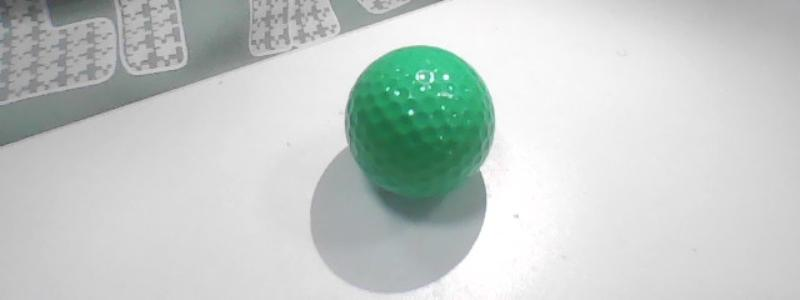
#> input picture gragh/stronglight_images/0_cropped.jpg, 800 x 300 px
$ python test8.py
#> lines starting #> are read from the running program, lines starting #| are printed output that depends on the picture; after the words box and inside, x2 and y2 are one past the last pixel; in counts of white or black regions, pixels touching at a corner belong together
#> in detect_color, img is the input picture: shape (300, 800, 3); mean B, G, R 200.1, 203.1, 195.5
import cv2
import numpy as np
def process(img):
    #CLAHE 直方图均衡化（应对光照不均）
    LAB = cv2.cvtColor(img, cv2.COLOR_BGR2LAB)
#> LAB: shape (300, 800, 3); mean of channels 0, 1, 2 206.6, 125, 128.9
    L, A, B = cv2.split(LAB)
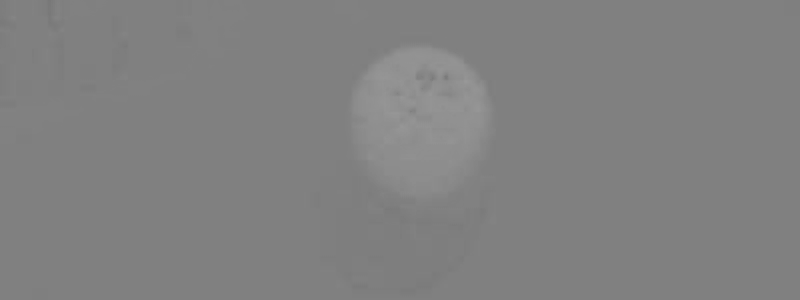
#> B: shape (300, 800); min 120, max 152, mean 128.9
    clahe = cv2.createCLAHE(clipLimit=3.0, tileGridSize=(8,8))
    L = clahe.apply(L)
    LAB = cv2.merge((L,A,B))
#> LAB: shape (300, 800, 3); mean of channels 0, 1, 2 188.9, 125, 128.9
    img = cv2.cvtColor(LAB, cv2.COLOR_LAB2BGR)
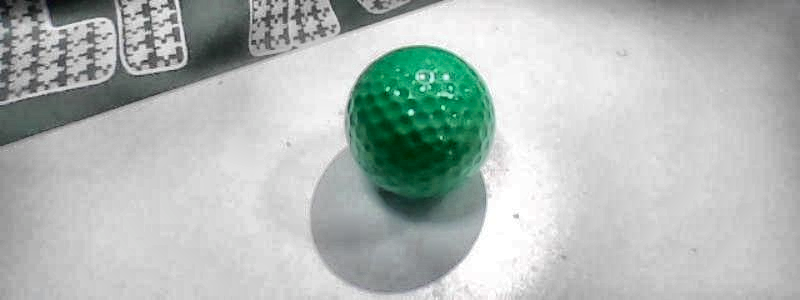
#> img: shape (300, 800, 3); mean B, G, R 181.9, 184.8, 177
    return img

def dynamicrange(img):
    #动态阈值调整
    hsv = cv2.cvtColor(img, cv2.COLOR_BGR2HSV)
    v = hsv[:,:,2]
    avgv = np.mean(v)

    # 根据平均亮度调整阈值
    if avgv < 80:   # 弱光环境
        imgv_adjust = -30
        imgs_adjust = -20
    elif avgv > 180: # 强光环境
        imgv_adjust = +50
        imgs_adjust = +20
    else:            # 正常光照
        imgv_adjust = 0
        imgs_adjust = 0

    color_range = {

        'red':
        {
            'rgb': ([(150, 255), (0, 120), (0, 120)]),
            'hsv': [(0, max(50+imgs_adjust,0), max(50+imgv_adjust,0), 15, 255, 255),
                (165, max(50+imgs_adjust,0), max(50+imgv_adjust,0), 180, 255, 255)]
        },
        'blue':
        {
            'rgb': ([(0, 120), (0, 120), (150, 255)]),
            'hsv': [(85, max(50+imgs_adjust,0), max(50+imgv_adjust,0), 130, 255, 255)]
        },
        'yellow':
        {
            'rgb': ([(180, 255), (180, 255), (0, 120)]),
            'hsv': [(20, max(50+imgs_adjust,0), max(50+imgv_adjust,0), 40, 255, 255)]
        },
        'green':
        {
            'rgb': ([(0, 120), (100, 255), (0, 120)]),
            'hsv': [(40, max(50+imgs_adjust,0), max(50+imgv_adjust,0), 90, 255, 255)]
        },
        'black':
        {
            'rgb': ([(0, 50+imgv_adjust), (0, 50+imgv_adjust), (0, 50+imgv_adjust)]),
            'hsv': [(0, 0, 0, 180, 255, 30+imgv_adjust)]
        },
        'white':
        {
            'rgb': ([(200, 255), (200, 255), (200, 255)]),
            'hsv': [(0, 0, max(200+imgv_adjust,0), 180, 30-imgs_adjust, 255)]
        }
    }
    return color_range
def detect_color(image_path):
    #读取图像
    img = cv2.imread(image_path)
    if img is None:
        return "Image not found"
    else:
        img = process(img)
    height, width = img.shape[:2]
#> height = 300; width = 800
    total_pixels = height * width
#> total_pixels = 240000

    #转换颜色空间
    hsv_img = cv2.cvtColor(img, cv2.COLOR_BGR2HSV)
#> hsv_img: shape (300, 800, 3); mean H, S, V 25.1, 18.7, 185.1
    rgb_img = cv2.cvtColor(img, cv2.COLOR_BGR2RGB)
    #将RGB图像分解为三个单通道矩阵
    r, g, b = cv2.split(rgb_img)
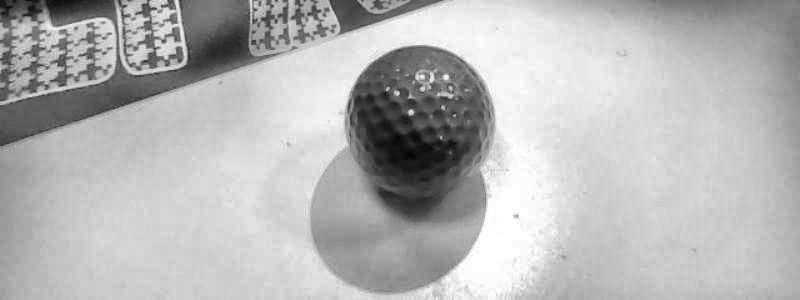
#> b: shape (300, 800); min 2, max 255, mean 181.9
    def RGB_cover(color):
        color_set = dynamicrange(img)
        ranges = color_set[color]['rgb']
        cover_r = cv2.inRange(r, ranges[0][0], ranges[0][1])
        cover_g = cv2.inRange(g, ranges[1][0], ranges[1][1])
        cover_b = cv2.inRange(b, ranges[2][0], ranges[2][1])
        cover = cv2.bitwise_and(cover_r, cv2.bitwise_and(cover_g, cover_b))
        #生成掩膜后进行去噪处理
        k1 = np.ones((5,5),np.uint8)
        cover = cv2.morphologyEx(cover,cv2.MORPH_CLOSE,k1)
        return cover

    #生成相应颜色的掩膜
    def HSV_cover(color):
        cover = np.zeros((height, width), dtype=np.uint8)
        color_set = dynamicrange(img)
        for range in color_set[color]['hsv']:
            lower = np.array([range[0], range[1], range[2]])
            upper = np.array([range[3], range[4], range[5]])
            cover = cv2.bitwise_or(cover, cv2.inRange(hsv_img, lower, upper))
            k1 = np.ones((5,5),np.uint8)
            cover = cv2.morphologyEx(cover,cv2.MORPH_CLOSE,k1)
        return cover

    # RGB检测
    max_rgb = {'count': 0, 'color': 'unknown'}
    color_set = dynamicrange(img)
#> in dynamicrange, `avgv = np.mean(v)`: avgv = 185.1
#> color_set = 6 items
    for color in color_set:
        cover = RGB_cover(color)
        count = cv2.countNonZero(cover)
        if count > max_rgb['count']:
            max_rgb = {'count': count, 'color': color}
#> this loop made 6 passes
#> (color, ranges in RGB_cover, count, max_rgb) on passes 4 to 6: ('green', [(0, 120), (100, 255), (0, 120)], 21255, {'count': 21255, 'color': 'green'}), ('black', [(0, 100), (0, 100), (0, 100)], 23853, {'count': 23853, 'color': 'black'}), ('white', [(200, 255), (200, 255), (200, 255)], 122004, {'count': 122004, 'color': 'white'})
#> (color, ranges in RGB_cover, count) on passes 1 to 3: ('red', [(150, 255), (0, 120), (0, 120)], 0), ('blue', [(0, 120), (0, 120), (150, 255)], 0), ('yellow', [(180, 255), (180, 255), (0, 120)], 0)
#> pass 1, in RGB_cover, `cover_r = cv2.inRange(r, ranges[0][0], ranges[0][1])`:
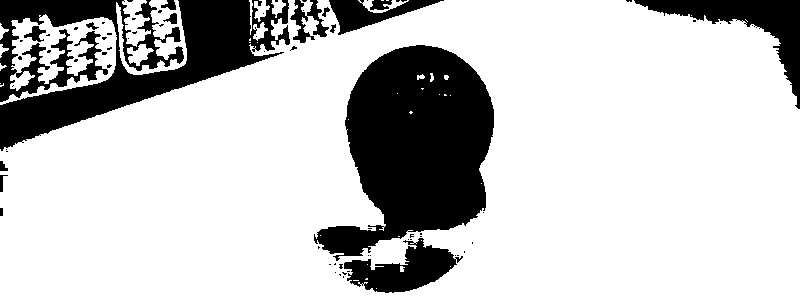
#> cover_r: shape (300, 800); 77.5% white; 73 black regions (57 under 20 px), largest, box (x1, y1, x2, y2) and area: (314, 45, 494, 261) 23695, (0, 0, 290, 151) 19235, (634, 0, 800, 109) 4524
#> pass 1, in RGB_cover, `cover_b = cv2.inRange(b, ranges[2][0], ranges[2][1])`:
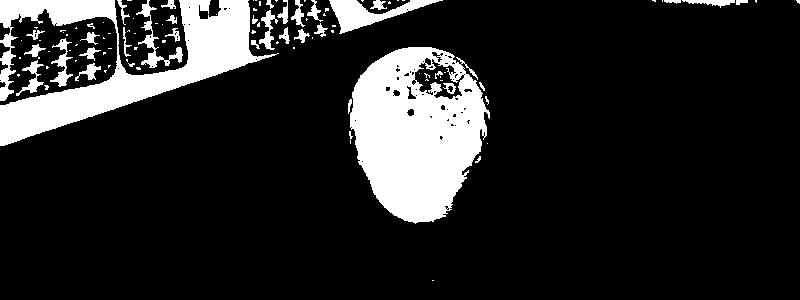
#> cover_b: shape (300, 800); 15.1% white; 106 white regions (70 under 20 px), largest, box (x1, y1, x2, y2) and area: (350, 47, 490, 224) 16721, (0, 0, 279, 146) 13714, (329, 0, 443, 34) 1433
#> after the loop:
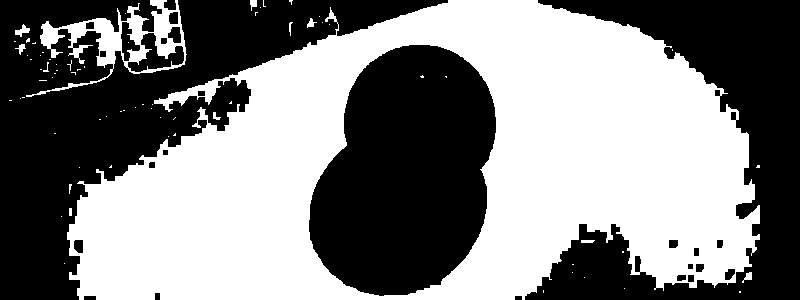
#> cover: shape (300, 800); 50.8% white; 26 black regions, largest, box (x1, y1, x2, y2) and area: (0, 0, 448, 300) 47852, (309, 45, 496, 296) 35243, (525, 0, 800, 300) 32403

    # HSV检测
    max_hsv = {'count': 0, 'color': 'unknown'}
    color_set = dynamicrange(img)
    for color in color_set:
        cover = HSV_cover(color)
        count = cv2.countNonZero(cover)
        if count > max_hsv['count']:
            max_hsv = {'count': count, 'color': color}
#> this loop made 6 passes
#> (color, count, max_hsv) on passes 2, 4, 5: ('blue', 8, {'count': 8, 'color': 'blue'}), ('green', 11397, {'count': 11397, 'color': 'green'}), ('black', 11629, {'count': 11629, 'color': 'black'})
#> (color, count) on passes 1, 3, 6: ('red', 0), ('yellow', 0), ('white', 7149)
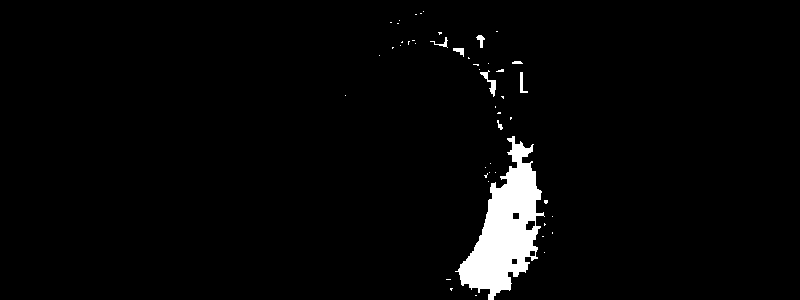
#> cover: shape (300, 800); 3% white; 48 white regions (40 under 20 px), largest, box (x1, y1, x2, y2) and area: (455, 136, 545, 300) 6590, (480, 70, 496, 97) 127, (520, 72, 528, 93) 73

    # 阈值判断（至少5%像素）
    min = total_pixels * 0.05
#> min = 12000
    RGB = max_rgb['color'] if max_rgb['count'] > min else 'unknown'
#> RGB = 'white'
    HSV = max_hsv['color'] if max_hsv['count'] > min else 'unknown'
#> HSV = 'unknown'
    return RGB, HSV

image_path = './gragh/stronglight_images/0_cropped.jpg'
RGB_RESULT, HSV_RESULT = detect_color(image_path)
#> RGB_RESULT = 'white'; HSV_RESULT = 'unknown'
print(f"RGB检测结果: {RGB_RESULT}")
#| RGB检测结果: white
print(f"HSV检测结果: {HSV_RESULT}")
#| HSV检测结果: unknown

$ run again, with gragh/stronglight_images/2_cropped.jpg copied over gragh/stronglight_images/0_cropped.jpg
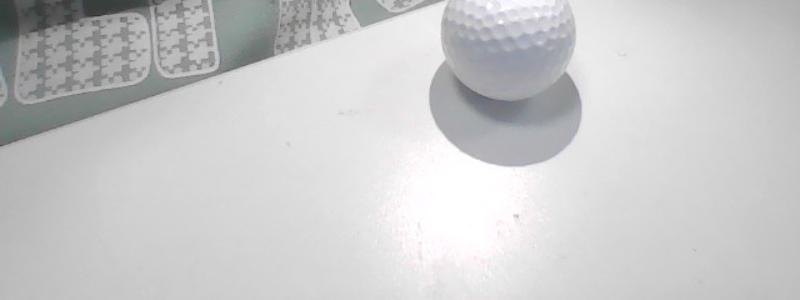
#> input picture gragh/stronglight_images/2_cropped.jpg, 800 x 300 px
#> in detect_color, img is the input picture: shape (300, 800, 3); mean B, G, R 202.7, 202.1, 201.9
#> hsv_img: shape (300, 800, 3); mean H, S, V 25.1, 2.8, 182.9
#> avgv = 182.9
#> in detect_color, `color_set = dynamicrange(img)`: color_set = 6 items
#> the loop in detect_color, `for color in color_set:` made 6 passes
#> (color, count, max_rgb) on passes 4 to 6: ('green', 11738, {'count': 11738, 'color': 'green'}), ('black', 18957, {'count': 18957, 'color': 'black'}), ('white', 86338, {'count': 86338, 'color': 'white'})
#> pass 1, in RGB_cover, `cover_r = cv2.inRange(r, ranges[0][0], ranges[0][1])`:
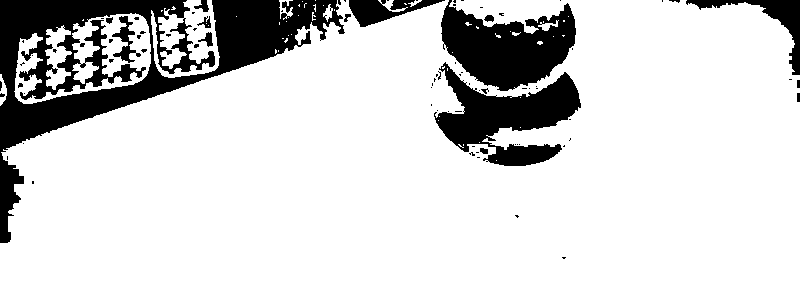
#> cover_r: shape (300, 800); 83.2% white; 84 black regions (68 under 20 px), largest, box (x1, y1, x2, y2) and area: (0, 0, 345, 243) 21774, (441, 0, 576, 91) 7327, (434, 62, 581, 166) 6983
#> the loop in detect_color, `for color in color_set:` made 6 passes
#> (color, count, max_hsv) on passes 5 to 6: ('black', 9659, {'count': 9659, 'color': 'black'}), ('white', 9845, {'count': 9845, 'color': 'white'})
#> after the loop in detect_color, `for color in color_set:`:
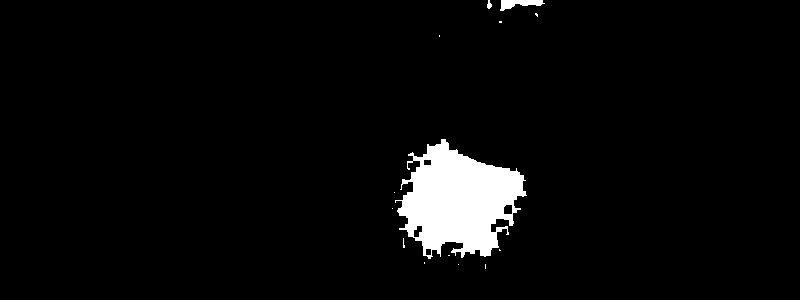
#> cover: shape (300, 800); 4.1% white; 14 white regions (11 under 20 px), largest, box (x1, y1, x2, y2) and area: (395, 139, 527, 259) 9497, (500, 0, 545, 11) 274, (487, 0, 492, 9) 30
#> RGB = 'white'
#> HSV = 'unknown'
#> RGB_RESULT = 'white'; HSV_RESULT = 'unknown'
#| RGB检测结果: white
#| HSV检测结果: unknown

$ run again, with gragh/stronglight_images/3_cropped.jpg copied over gragh/stronglight_images/0_cropped.jpg
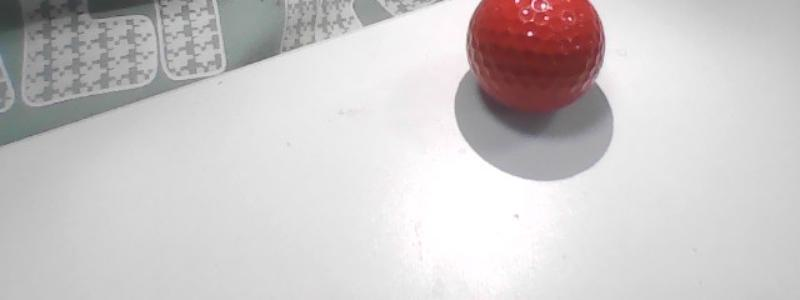
#> input picture gragh/stronglight_images/3_cropped.jpg, 800 x 300 px
#> in detect_color, img is the input picture: shape (300, 800, 3); mean B, G, R 200.2, 199.9, 204.3
#> hsv_img: shape (300, 800, 3); mean H, S, V 31.7, 10.9, 188.1
#> avgv = 188.1
#> in detect_color, `color_set = dynamicrange(img)`: color_set = 6 items
#> the loop in detect_color, `for color in color_set:` made 6 passes
#> (color, count, max_rgb) on passes 1, 4, 5, 6: ('red', 4147, {'count': 4147, 'color': 'red'}), ('green', 8583, {'count': 8583, 'color': 'green'}), ('black', 20387, {'count': 20387, 'color': 'black'}), ('white', 124049, {'count': 124049, 'color': 'white'})
#> the loop in detect_color, `for color in color_set:` made 6 passes
#> (color, count, max_hsv) on passes 1, 5, 6: ('red', 9790, {'count': 9790, 'color': 'red'}), ('black', 11663, {'count': 11663, 'color': 'black'}), ('white', 13471, {'count': 13471, 'color': 'white'})
#> after the loop in detect_color, `for color in color_set:`:
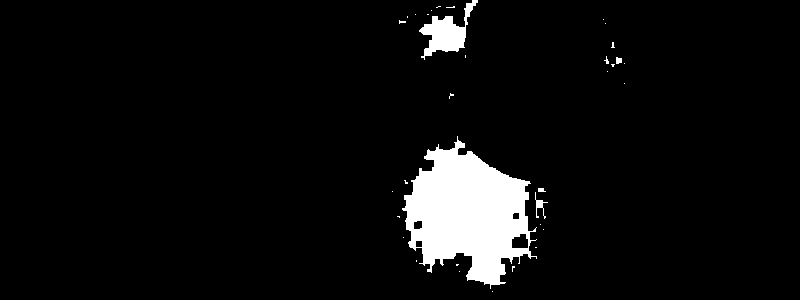
#> cover: shape (300, 800); 5.6% white; 34 white regions (29 under 20 px), largest, box (x1, y1, x2, y2) and area: (402, 136, 537, 289) 11824, (419, 0, 478, 60) 1354, (535, 192, 548, 219) 96, (616, 57, 622, 64) 35, (538, 188, 546, 192) 26
#> RGB = 'white'
#| RGB检测结果: white
#| HSV检测结果: white
